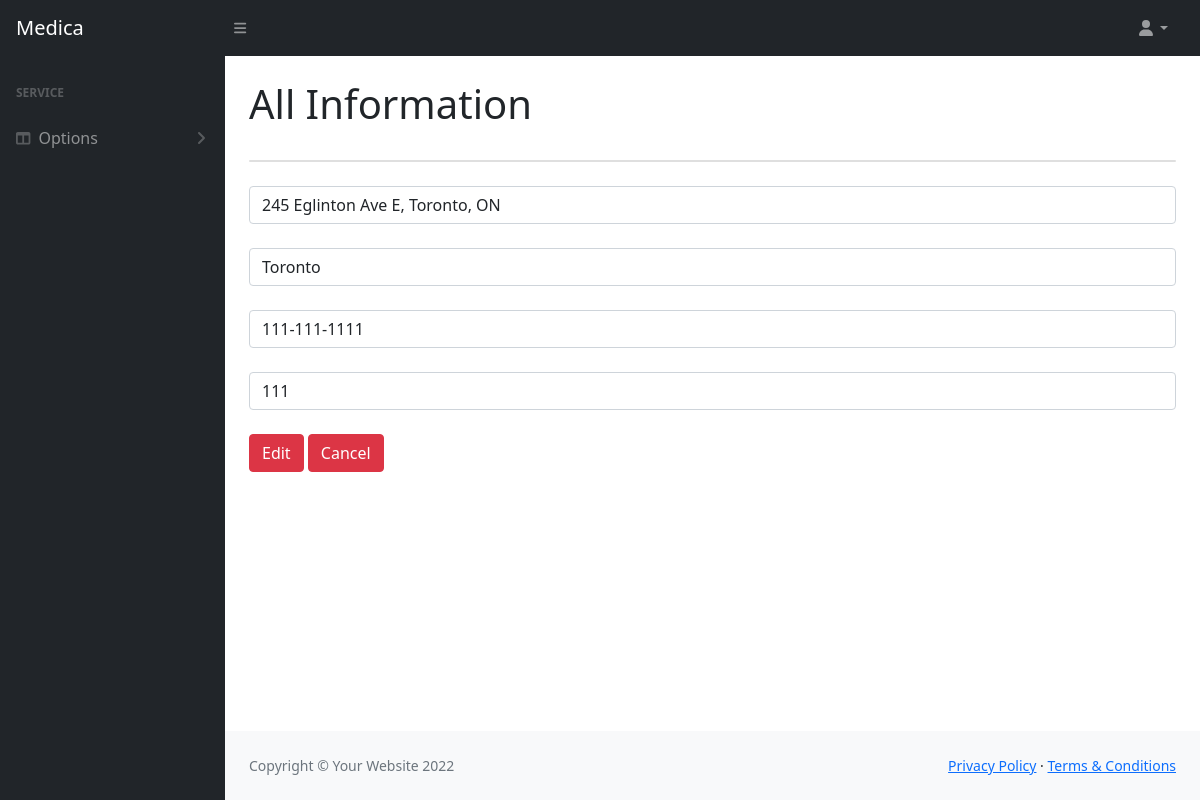
Screenshot of /245 Eglinton Ave E, Toronto, ON/location_edit/ with the database file from the repository.
### user/models.py (models this page shows)
class Location(models.Model):
    address = models.CharField(max_length=32)
    city = models.CharField(max_length=32)
    clinic_number = models.CharField(max_length=255)
    clinic_picture = models.CharField(max_length=255)

### management/views.py (the view, shortened to what this page needs)
# urls.py: path('<address>/location_edit/', views.location_edit, name='location_edit'),
def location_edit(request, address):
    context = {}
    context["location"] = Location.objects.filter(address=address)
    return render(request, 'location_edit.html', context)

### management/templates/location_edit.html (shortened to what this page needs)
{% extends 'admin-tables-temple.html' %}
{% block content %}
{%  for loc in location %}
<form method="post" id="contactForm" data-sb-form-api-token="API_TOKEN">
    <div class="row input-group-newsletter">
        <div class="col"><input class="form-control" name="address" id="address" type="text" value="{{loc.address}}" data-sb-validations="required, address" /></div>
    </div>
    <br>
    <div class="row input-group-newsletter">
        <div class="col"><input class="form-control" name="city" id="city" type="text" value="{{loc.city}}" data-sb-validations="required, city" /></div>
    </div>
    <br>
    <div class="row input-group-newsletter">
        <div class="col"><input class="form-control" name="number" id="number" type="text" value="{{loc.clinic_number}}" data-sb-validations="required, number" /></div>
    </div>
    <br>
    <div class="row input-group-newsletter">
        <div class="col"><input class="form-control" name="picture" id="picture" type="text" value="{{loc.clinic_picture}}" data-sb-validations="required, picture" /></div>
    </div>
    <br>
    <button class="btn btn-danger btn-xs" type="submit" href="{% url 'location_mag' %}">Edit</button>
    <a class="btn btn-danger btn-xs" type="submit" href="{% url 'location_mag' %}">Cancel</a>
</form>
{% endfor %}
{% endblock %}

### rows the page displays
Location: address "245 Eglinton Ave E, Toronto, ON", city "Toronto", number "111-111-1111", picture "111"
